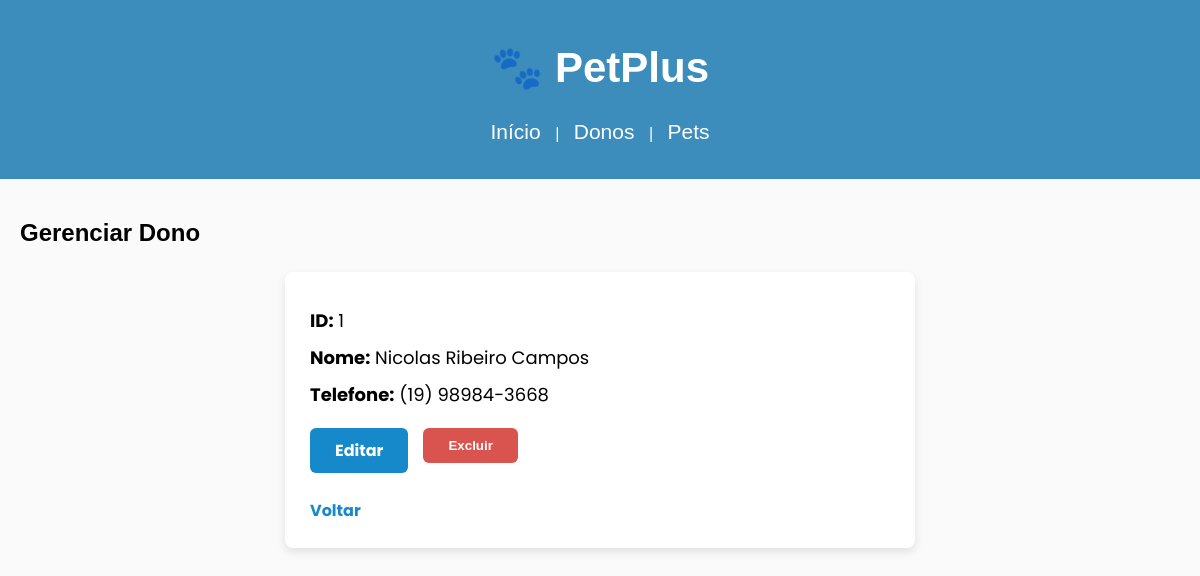
/dono/1, run on the app's committed database.
### tables this page shows
CREATE TABLE donos (
    id INTEGER PRIMARY KEY AUTOINCREMENT,
    nome TEXT NOT NULL,
    telefone TEXT NOT NULL
);

### app.py (the view)
@app.route('/dono/<int:id>')
def crud_dono(id):
    conn = get_db_connection()
    dono = conn.execute("SELECT * FROM donos WHERE id = ?", (id,)).fetchone()
    conn.close()
    return render_template('crud_dono.html', dono=dono)

### app.py (called while the page is built)
def get_db_connection():
    conn = sqlite3.connect(DB_PATH)
    conn.row_factory = sqlite3.Row
    return conn

### templates/crud_dono.html
{% extends 'base.html' %}
{% block content %}
<link rel="stylesheet" href="/static/css/crud_dono.css">
<h2>Gerenciar Dono</h2>
<div class="card-dono">
    <p><strong>ID:</strong> {{ dono.id }}</p>
    <p><strong>Nome:</strong> {{ dono.nome }}</p>
    <p><strong>Telefone:</strong> {{ dono.telefone }}</p>
    <div class="actions">
        <a class="edit-btn" href="{{ url_for('editar_dono', id=dono.id) }}">Editar</a>
        <form method="POST" action="{{ url_for('excluir_dono', id=dono.id) }}"
              onsubmit="return confirm('Excluir este dono?');">
            <button class="delete-btn" type="submit">Excluir</button>
        </form>
    </div>
    <a class="back-btn" href="{{ url_for('listar_donos') }}">Voltar</a>
</div>
{% endblock %}

### static/css/style.css (style rules this page uses)
body { font-family: Arial, sans-serif; margin: 0; padding: 0; background-color: #fafafa; }

### static/css/crud_dono.css (style rules this page uses)
.card-dono { width: 50%; margin: 25px auto; background: white; padding: 25px; border-radius: 8px; box-shadow: 0 4px 10px rgba(0, 0, 0, 0.1); font-family: "Poppins", sans-serif; }
.card-dono p { font-size: 18px; margin: 10px 0; }
.actions { display: flex; gap: 15px; margin-top: 20px; }
.edit-btn { padding: 10px 25px; background-color: #1589C9; color: white; font-weight: bold; border-radius: 6px; text-decoration: none; transition: 0.3s; }
.delete-btn { padding: 10px 25px; background-color: #d9534f; color: white; font-weight: bold; border: none; border-radius: 6px; cursor: pointer; transition: 0.3s; }
.back-btn { display: inline-block; margin-top: 25px; font-weight: bold; text-decoration: none; color: #1589C9; }

### data on the page
donos: id "1", nome "Nicolas Ribeiro Campos", telefone "(19) 98984-3668"
